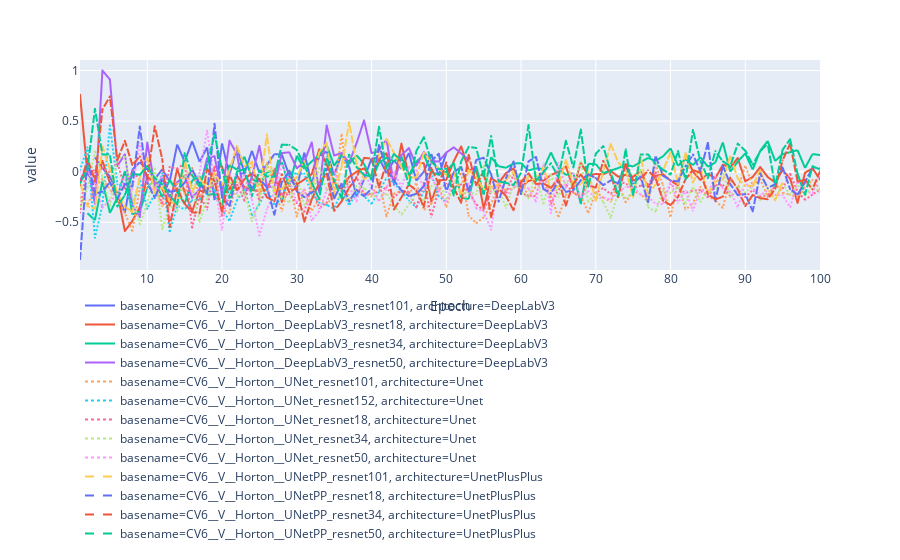

Write notebook code for a chart like this one.
### Code cell
df_val_melt_PR = df_val.melt(id_vars=id_vars, value_vars=['P-R']).sort_values(by='Epoch')
p = px.line(df_val_melt_PR.sort_values(by=['Epoch', 'architecture', 'backbone']), x='Epoch' , y='value' , color='basename', line_dash='architecture', line_group='backbone')
p.update_layout(legend_orientation='h', )

### Figure 1 — Plotly figure (JSON) as saved in the notebook; plotly's stock layout.template omitted (floating-point values rounded to 4 significant figures; data arrays with more than 128 entries replaced by an {"elided": "..."} marker saying what was removed)
{"data": [{"hoverlabel": {"namelength": 0}, "hovertemplate": "basename=CV6__V__Horton__DeepLabV3_resnet101<br>architecture=DeepLabV3<br>backbone=resnet101<br>Epoch=%{x}<br>value=%{y}", "legendgroup": "basename=CV6__V__Horton__DeepLabV3_resnet101, architecture=DeepLabV3", "line": {"color": "#636efa", "dash": "solid"}, "mode": "lines", "name": "basename=CV6__V__Horton__DeepLabV3_resnet101, architecture=DeepLabV3", "showlegend": true, "type": "scattergl", "x": [1, 1, 2, 2, 3, 3, 4, 4, 5, 5, 6, 6, 7, 7, 8, 8, 9, 9, 10, 10, 11, 11, 12, 12, 13, 13, 14, 14, 15, 15, 16, 16, 17, 17, 18, 18, 19, 19, 20, 20, 21, 21, 22, 22, 23, 23, 24, 24, 25, 25, 26, 26, 27, 27, 28, 28, 29, 29, 30, 30, 31, 31, 32, 32, 33, 33, 34, 34, 35, 35, 36, 36, 37, 37, 38, 38, 39, 39, 40, 40, 41, 41, 42, 42, 43, 43, 44, 44, 45, 45, 46, 46, 47, 47, 48, 48, 49, 49, 50, 50], "xaxis": "x", "y": [0.001043, 0.001043, null, null, 0.1426, 0.1426, 0.0357, 0.0357, -0.04919, -0.04919, -0.2072, -0.2072, -0.4097, -0.4097, 0.01957, 0.01957, 0.09294, 0.09294, 0.02745, 0.02745, -0.0724, -0.0724, 0.024, 0.024, -0.0956, -0.0956, 0.2685, 0.2685, 0.09993, 0.09993, 0.301, 0.301, 0.098, 0.098, 0.2414, 0.2414, -0.2806, -0.2806, 0.2797, 0.2797, -0.03121, -0.03121, 0.2458, 0.2458, -0.01777, -0.01777, 0.2067, 0.2067, -0.01158, -0.01158, 0.06695, 0.06695, 0.1735, 0.1735, 0.1702, 0.1702, -0.03918, -0.03918, -0.1768, -0.1768, 0.1896, 0.1896, -0.1248, -0.1248, 0.158, 0.158, 0.1991, 0.1991, -0.03589, -0.03589, 0.1727, 0.1727, 0.05158, 0.05158, -0.2463, -0.2463, -0.07477, -0.07477, 0.1298, 0.1298, 0.1378, 0.1378, -0.01507, -0.01507, 0.1113, 0.1113, 0.02881, 0.02881, 0.186, 0.186, -0.08848, -0.08848, 0.0005011, 0.0005011, 0.1745, 0.1745, -0.0392, -0.0392, 0.1829, 0.1829], "yaxis": "y"}, {"hoverlabel": {"namelength": 0}, "hovertemplate": "basename=CV6__V__Horton__DeepLabV3_resnet18<br>architecture=DeepLabV3<br>backbone=resnet18<br>Epoch=%{x}<br>value=%{y}", "legendgroup": "basename=CV6__V__Horton__DeepLabV3_resnet18, architecture=DeepLabV3", "line": {"color": "#EF553B", "dash": "solid"}, "mode": "lines", "name": "basename=CV6__V__Horton__DeepLabV3_resnet18, architecture=DeepLabV3", "showlegend": true, "type": "scattergl", "x": {"elided": "200 int values"}, "xaxis": "x", "y": {"elided": "200 float values"}, "yaxis": "y"}, {"hoverlabel": {"namelength": 0}, "hovertemplate": "basename=CV6__V__Horton__DeepLabV3_resnet34<br>architecture=DeepLabV3<br>backbone=resnet34<br>Epoch=%{x}<br>value=%{y}", "legendgroup": "basename=CV6__V__Horton__DeepLabV3_resnet34, architecture=DeepLabV3", "line": {"color": "#00cc96", "dash": "solid"}, "mode": "lines", "name": "basename=CV6__V__Horton__DeepLabV3_resnet34, architecture=DeepLabV3", "showlegend": true, "type": "scattergl", "x": {"elided": "200 int values"}, "xaxis": "x", "y": {"elided": "200 float values"}, "yaxis": "y"}, {"hoverlabel": {"namelength": 0}, "hovertemplate": "basename=CV6__V__Horton__DeepLabV3_resnet50<br>architecture=DeepLabV3<br>backbone=resnet50<br>Epoch=%{x}<br>value=%{y}", "legendgroup": "basename=CV6__V__Horton__DeepLabV3_resnet50, architecture=DeepLabV3", "line": {"color": "#ab63fa", "dash": "solid"}, "mode": "lines", "name": "basename=CV6__V__Horton__DeepLabV3_resnet50, architecture=DeepLabV3", "showlegend": true, "type": "scattergl", "x": [1, 1, 2, 2, 3, 3, 4, 4, 5, 5, 6, 6, 7, 7, 8, 8, 9, 9, 10, 10, 11, 11, 12, 12, 13, 13, 14, 14, 15, 15, 16, 16, 17, 17, 18, 18, 19, 19, 20, 20, 21, 21, 22, 22, 23, 23, 24, 24, 25, 25, 26, 26, 27, 27, 28, 28, 29, 29, 30, 30, 31, 31, 32, 32, 33, 33, 34, 34, 35, 35, 36, 36, 37, 37, 38, 38, 39, 39, 40, 40, 41, 41, 42, 42, 43, 43, 44, 44, 45, 45, 46, 46, 47, 47, 48, 48, 49, 49, 50, 50, 51, 51, 52, 52, 53, 53], "xaxis": "x", "y": [-0.09037, -0.09037, 0.05826, 0.05826, -0.3169, -0.3169, 1.0, 1.0, 0.9111, 0.9111, 0.05744, 0.05744, 0.1718, 0.1718, -0.3311, -0.3311, -0.4485, -0.4485, 0.2884, 0.2884, -0.1398, -0.1398, -0.06244, -0.06244, -0.2628, -0.2628, -0.1043, -0.1043, -0.04111, -0.04111, -0.2584, -0.2584, -0.1733, -0.1733, 0.1334, 0.1334, 0.1529, 0.1529, -0.2285, -0.2285, 0.3065, 0.3065, 0.1705, 0.1705, -0.2227, -0.2227, -0.05146, -0.05146, 0.2552, 0.2552, -0.142, -0.142, -0.1545, -0.1545, 0.1842, 0.1842, 0.1916, 0.1916, 0.03377, 0.03377, 0.09519, 0.09519, 0.2902, 0.2902, -0.2027, -0.2027, 0.456, 0.456, 0.1593, 0.1593, 0.1856, 0.1856, 0.08698, 0.08698, 0.2822, 0.2822, 0.507, 0.507, 0.1846, 0.1846, 0.2029, 0.2029, 0.3227, 0.3227, -0.1296, -0.1296, 0.1637, 0.1637, 0.233, 0.233, 0.06131, 0.06131, 0.1945, 0.1945, 0.1056, 0.1056, 0.1006, 0.1006, 0.1888, 0.1888, 0.2405, 0.2405, 0.1806, 0.1806, 0.1142, 0.1142], "yaxis": "y"}, {"hoverlabel": {"namelength": 0}, "hovertemplate": "basename=CV6__V__Horton__UNet_resnet101<br>architecture=Unet<br>backbone=resnet101<br>Epoch=%{x}<br>value=%{y}", "legendgroup": "basename=CV6__V__Horton__UNet_resnet101, architecture=Unet", "line": {"color": "#FFA15A", "dash": "dot"}, "mode": "lines", "name": "basename=CV6__V__Horton__UNet_resnet101, architecture=Unet", "showlegend": true, "type": "scattergl", "x": {"elided": "200 int values"}, "xaxis": "x", "y": {"elided": "200 float values"}, "yaxis": "y"}, {"hoverlabel": {"namelength": 0}, "hovertemplate": "basename=CV6__V__Horton__UNet_resnet152<br>architecture=Unet<br>backbone=resnet152<br>Epoch=%{x}<br>value=%{y}", "legendgroup": "basename=CV6__V__Horton__UNet_resnet152, architecture=Unet", "line": {"color": "#19d3f3", "dash": "dot"}, "mode": "lines", "name": "basename=CV6__V__Horton__UNet_resnet152, architecture=Unet", "showlegend": true, "type": "scattergl", "x": [1, 1, 2, 2, 3, 3, 4, 4, 5, 5, 6, 6, 7, 7, 8, 8, 9, 9, 10, 10, 11, 11, 12, 12, 13, 13, 14, 14, 15, 15, 16, 16, 17, 17, 18, 18, 19, 19, 20, 20, 21, 21, 22, 22, 23, 23, 24, 24, 25, 25, 26, 26, 27, 27, 28, 28, 29, 29, 30, 30, 31, 31, 32, 32, 33, 33, 34, 34, 35, 35, 36, 36, 37, 37, 38, 38, 39, 39, 40, 40, 41, 41, 42, 42, 43, 43, 44, 44, 45, 45, 46, 46, 47, 47, 48, 48, 49, 49, 50, 50], "xaxis": "x", "y": [0.01949, 0.01949, 0.239, 0.239, -0.6518, -0.6518, -0.3277, -0.3277, 0.457, 0.457, -0.1241, -0.1241, -0.1423, -0.1423, -0.3544, -0.3544, -0.07276, -0.07276, -0.3669, -0.3669, -0.2196, -0.2196, -0.01732, -0.01732, -0.5978, -0.5978, -0.3355, -0.3355, -0.374, -0.374, -0.2817, -0.2817, -0.2734, -0.2734, -0.2101, -0.2101, -0.1724, -0.1724, -0.3749, -0.3749, -0.4837, -0.4837, -0.2828, -0.2828, -0.1711, -0.1711, -0.4331, -0.4331, -0.3221, -0.3221, -0.1595, -0.1595, -0.3336, -0.3336, -0.2665, -0.2665, 0.006088, 0.006088, -0.02266, -0.02266, -0.01925, -0.01925, -0.2186, -0.2186, -0.3053, -0.3053, -0.3298, -0.3298, -0.366, -0.366, -0.1993, -0.1993, -0.3316, -0.3316, -0.2026, -0.2026, -0.2405, -0.2405, -0.3166, -0.3166, -0.196, -0.196, -0.06187, -0.06187, -0.1105, -0.1105, -0.1941, -0.1941, -0.2853, -0.2853, -0.3536, -0.3536, -0.1918, -0.1918, -0.0234, -0.0234, -0.242, -0.242, -0.2985, -0.2985], "yaxis": "y"}, {"hoverlabel": {"namelength": 0}, "hovertemplate": "basename=CV6__V__Horton__UNet_resnet18<br>architecture=Unet<br>backbone=resnet18<br>Epoch=%{x}<br>value=%{y}", "legendgroup": "basename=CV6__V__Horton__UNet_resnet18, architecture=Unet", "line": {"color": "#FF6692", "dash": "dot"}, "mode": "lines", "name": "basename=CV6__V__Horton__UNet_resnet18, architecture=Unet", "showlegend": true, "type": "scattergl", "x": {"elided": "200 int values"}, "xaxis": "x", "y": {"elided": "200 float values"}, "yaxis": "y"}, {"hoverlabel": {"namelength": 0}, "hovertemplate": "basename=CV6__V__Horton__UNet_resnet34<br>architecture=Unet<br>backbone=resnet34<br>Epoch=%{x}<br>value=%{y}", "legendgroup": "basename=CV6__V__Horton__UNet_resnet34, architecture=Unet", "line": {"color": "#B6E880", "dash": "dot"}, "mode": "lines", "name": "basename=CV6__V__Horton__UNet_resnet34, architecture=Unet", "showlegend": true, "type": "scattergl", "x": {"elided": "200 int values"}, "xaxis": "x", "y": {"elided": "200 float values"}, "yaxis": "y"}, {"hoverlabel": {"namelength": 0}, "hovertemplate": "basename=CV6__V__Horton__UNet_resnet50<br>architecture=Unet<br>backbone=resnet50<br>Epoch=%{x}<br>value=%{y}", "legendgroup": "basename=CV6__V__Horton__UNet_resnet50, architecture=Unet", "line": {"color": "#FF97FF", "dash": "dot"}, "mode": "lines", "name": "basename=CV6__V__Horton__UNet_resnet50, architecture=Unet", "showlegend": true, "type": "scattergl", "x": {"elided": "200 int values"}, "xaxis": "x", "y": {"elided": "200 float values"}, "yaxis": "y"}, {"hoverlabel": {"namelength": 0}, "hovertemplate": "basename=CV6__V__Horton__UNetPP_resnet101<br>architecture=UnetPlusPlus<br>backbone=resnet101<br>Epoch=%{x}<br>value=%{y}", "legendgroup": "basename=CV6__V__Horton__UNetPP_resnet101, architecture=UnetPlusPlus", "line": {"color": "#FECB52", "dash": "dash"}, "mode": "lines", "name": "basename=CV6__V__Horton__UNetPP_resnet101, architecture=UnetPlusPlus", "showlegend": true, "type": "scattergl", "x": {"elided": "190 int values"}, "xaxis": "x", "y": {"elided": "190 float values"}, "yaxis": "y"}, {"hoverlabel": {"namelength": 0}, "hovertemplate": "basename=CV6__V__Horton__UNetPP_resnet18<br>architecture=UnetPlusPlus<br>backbone=resnet18<br>Epoch=%{x}<br>value=%{y}", "legendgroup": "basename=CV6__V__Horton__UNetPP_resnet18, architecture=UnetPlusPlus", "line": {"color": "#636efa", "dash": "dash"}, "mode": "lines", "name": "basename=CV6__V__Horton__UNetPP_resnet18, architecture=UnetPlusPlus", "showlegend": true, "type": "scattergl", "x": {"elided": "200 int values"}, "xaxis": "x", "y": {"elided": "200 float values"}, "yaxis": "y"}, {"hoverlabel": {"namelength": 0}, "hovertemplate": "basename=CV6__V__Horton__UNetPP_resnet34<br>architecture=UnetPlusPlus<br>backbone=resnet34<br>Epoch=%{x}<br>value=%{y}", "legendgroup": "basename=CV6__V__Horton__UNetPP_resnet34, architecture=UnetPlusPlus", "line": {"color": "#EF553B", "dash": "dash"}, "mode": "lines", "name": "basename=CV6__V__Horton__UNetPP_resnet34, architecture=UnetPlusPlus", "showlegend": true, "type": "scattergl", "x": {"elided": "200 int values"}, "xaxis": "x", "y": {"elided": "200 float values"}, "yaxis": "y"}, {"hoverlabel": {"namelength": 0}, "hovertemplate": "basename=CV6__V__Horton__UNetPP_resnet50<br>architecture=UnetPlusPlus<br>backbone=resnet50<br>Epoch=%{x}<br>value=%{y}", "legendgroup": "basename=CV6__V__Horton__UNetPP_resnet50, architecture=UnetPlusPlus", "line": {"color": "#00cc96", "dash": "dash"}, "mode": "lines", "name": "basename=CV6__V__Horton__UNetPP_resnet50, architecture=UnetPlusPlus", "showlegend": true, "type": "scattergl", "x": {"elided": "200 int values"}, "xaxis": "x", "y": {"elided": "200 float values"}, "yaxis": "y"}], "layout": {"legend": {"orientation": "h", "tracegroupgap": 0}, "margin": {"t": 60}, "xaxis": {"anchor": "y", "domain": [0, 1], "title": {"text": "Epoch"}}, "yaxis": {"anchor": "x", "domain": [0, 1], "title": {"text": "value"}}}}
